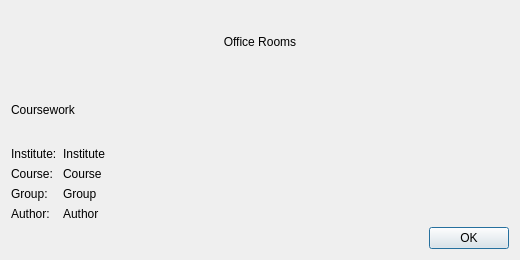
<?xml version="1.0" encoding="UTF-8"?>
<ui version="4.0">
 <class>AboutDialog</class>
 <widget class="QDialog" name="AboutDialog">
  <property name="geometry">
   <rect>
    <x>0</x>
    <y>0</y>
    <width>520</width>
    <height>260</height>
   </rect>
  </property>
  <property name="windowTitle">
   <string>About</string>
  </property>
  <layout class="QVBoxLayout" name="verticalLayout">
   <item>
    <widget class="QLabel" name="titleLabel">
     <property name="text"><string>Office Rooms</string></property>
     <property name="alignment"><set>Qt::AlignCenter</set></property>
    </widget>
   </item>
   <item>
    <widget class="QLabel" name="courseworkLabel">
     <property name="text"><string>Coursework</string></property>
     <property name="wordWrap"><bool>true</bool></property>
    </widget>
   </item>
   <item>
    <layout class="QFormLayout" name="formLayout">
     <item row="0" column="0"><widget class="QLabel" name="instituteTitleLabel"><property name="text"><string>Institute:</string></property></widget></item>
     <item row="0" column="1"><widget class="QLabel" name="instituteValueLabel"><property name="text"><string>Institute</string></property></widget></item>
     <item row="1" column="0"><widget class="QLabel" name="courseTitleLabel"><property name="text"><string>Course:</string></property></widget></item>
     <item row="1" column="1"><widget class="QLabel" name="courseValueLabel"><property name="text"><string>Course</string></property></widget></item>
     <item row="2" column="0"><widget class="QLabel" name="groupTitleLabel"><property name="text"><string>Group:</string></property></widget></item>
     <item row="2" column="1"><widget class="QLabel" name="groupValueLabel"><property name="text"><string>Group</string></property></widget></item>
     <item row="3" column="0"><widget class="QLabel" name="authorTitleLabel"><property name="text"><string>Author:</string></property></widget></item>
     <item row="3" column="1"><widget class="QLabel" name="authorValueLabel"><property name="text"><string>Author</string></property></widget></item>
    </layout>
   </item>
   <item>
    <widget class="QDialogButtonBox" name="buttonBox">
     <property name="orientation"><enum>Qt::Horizontal</enum></property>
     <property name="standardButtons"><set>QDialogButtonBox::Ok</set></property>
    </widget>
   </item>
  </layout>
 </widget>
 <resources/>
 <connections>
  <connection>
   <sender>buttonBox</sender>
   <signal>accepted()</signal>
   <receiver>AboutDialog</receiver>
   <slot>accept()</slot>
  </connection>
 </connections>
</ui>
